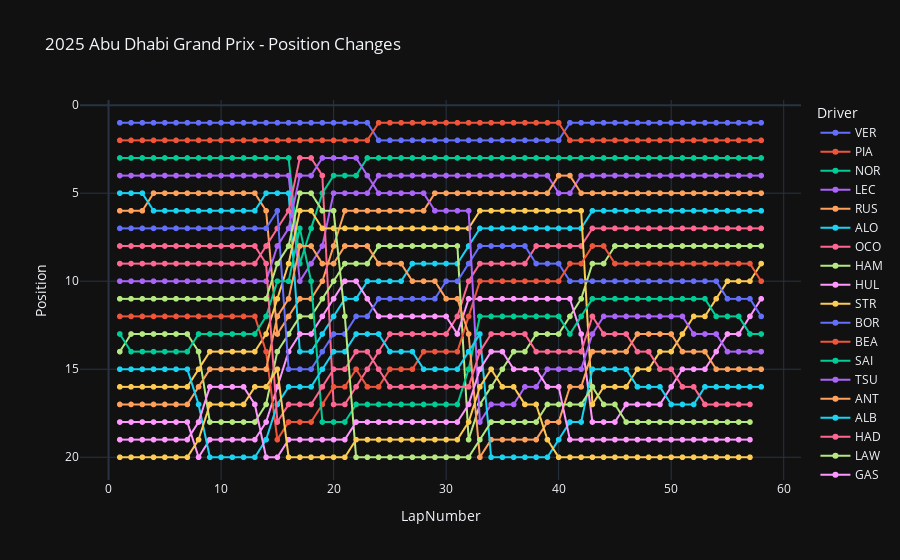

Write notebook code for a chart like this one.
### Code cell
import plotly.express as px

viz_data = laps[['Driver', 'LapNumber', 'Position', 'Team']].dropna(subset = ['Position'])
viz_data = viz_data[viz_data['LapNumber'] <= 72]

race_name = session.event['EventName']
race_year = session.event.year

fig = px.line(
    viz_data,
    x = 'LapNumber',
    y = 'Position',
    color = 'Driver',
    title = f'{race_year} {race_name} - Position Changes',
    markers = True,
    template = 'plotly_dark',
    hover_data = ['Team']
)

fig['layout']['yaxis']['autorange'] = 'reversed'

fig.show()
